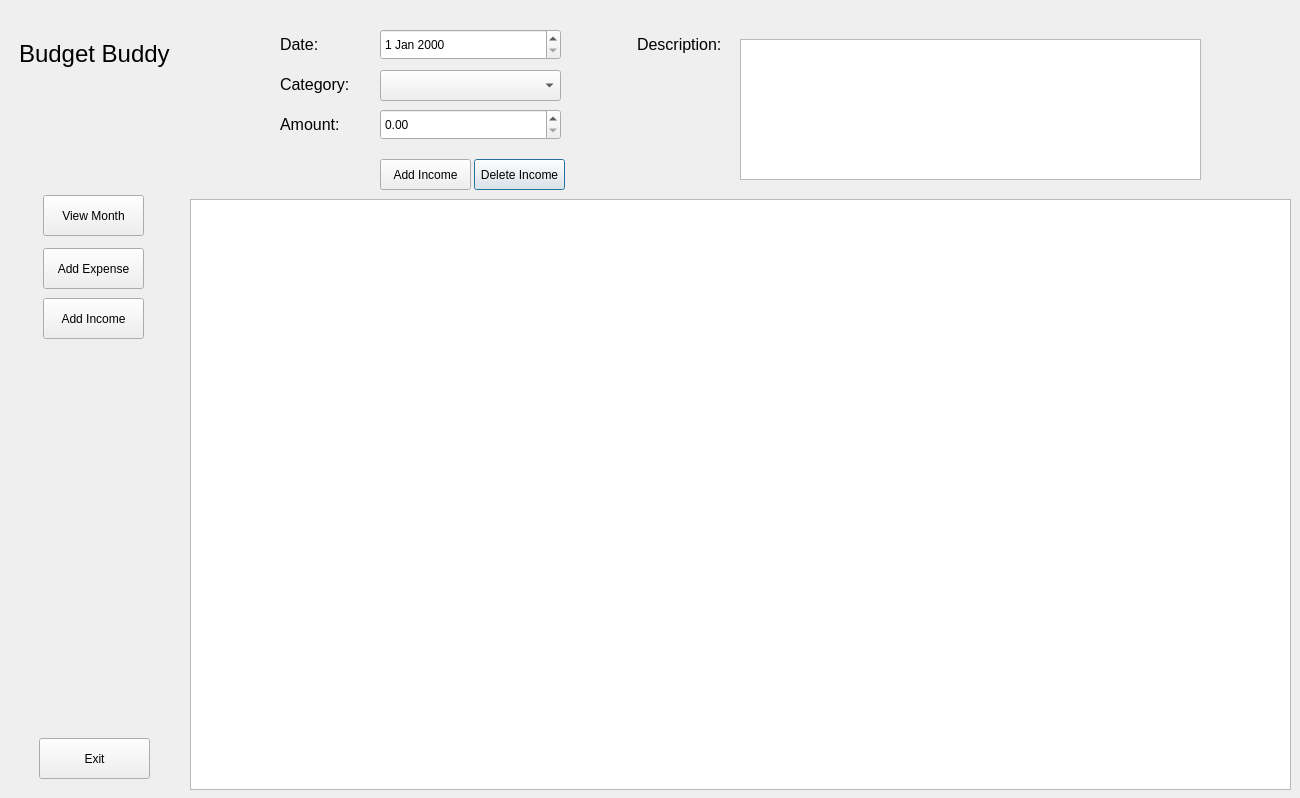
<?xml version="1.0" encoding="UTF-8"?>
<ui version="4.0">
 <class>Dialog</class>
 <widget class="QDialog" name="Dialog">
  <property name="geometry">
   <rect>
    <x>0</x>
    <y>0</y>
    <width>1300</width>
    <height>798</height>
   </rect>
  </property>
  <property name="windowTitle">
   <string>Dialog</string>
  </property>
  <widget class="QTableWidget" name="tableWidget">
   <property name="geometry">
    <rect>
     <x>190</x>
     <y>199</y>
     <width>1101</width>
     <height>591</height>
    </rect>
   </property>
  </widget>
  <widget class="QPushButton" name="deleteIncome">
   <property name="geometry">
    <rect>
     <x>474</x>
     <y>159</y>
     <width>91</width>
     <height>31</height>
    </rect>
   </property>
   <property name="text">
    <string>Delete Income</string>
   </property>
  </widget>
  <widget class="QLabel" name="label_2">
   <property name="geometry">
    <rect>
     <x>280</x>
     <y>29</y>
     <width>81</width>
     <height>31</height>
    </rect>
   </property>
   <property name="font">
    <font>
     <pointsize>12</pointsize>
    </font>
   </property>
   <property name="text">
    <string>Date:</string>
   </property>
  </widget>
  <widget class="QPushButton" name="addIncome">
   <property name="geometry">
    <rect>
     <x>380</x>
     <y>159</y>
     <width>91</width>
     <height>31</height>
    </rect>
   </property>
   <property name="text">
    <string>Add Income</string>
   </property>
  </widget>
  <widget class="QWidget" name="widget" native="true">
   <property name="geometry">
    <rect>
     <x>9</x>
     <y>8</y>
     <width>171</width>
     <height>781</height>
    </rect>
   </property>
   <widget class="QLabel" name="label">
    <property name="geometry">
     <rect>
      <x>10</x>
      <y>20</y>
      <width>151</width>
      <height>51</height>
     </rect>
    </property>
    <property name="font">
     <font>
      <pointsize>18</pointsize>
     </font>
    </property>
    <property name="text">
     <string>Budget Buddy</string>
    </property>
   </widget>
   <widget class="QWidget" name="widget_3" native="true">
    <property name="geometry">
     <rect>
      <x>10</x>
      <y>180</y>
      <width>151</width>
      <height>591</height>
     </rect>
    </property>
    <widget class="QPushButton" name="monthlyView">
     <property name="geometry">
      <rect>
       <x>24</x>
       <y>7</y>
       <width>101</width>
       <height>41</height>
      </rect>
     </property>
     <property name="text">
      <string>View Month</string>
     </property>
    </widget>
    <widget class="QPushButton" name="addExpenseView">
     <property name="geometry">
      <rect>
       <x>24</x>
       <y>60</y>
       <width>101</width>
       <height>41</height>
      </rect>
     </property>
     <property name="text">
      <string>Add Expense</string>
     </property>
    </widget>
    <widget class="QPushButton" name="addIncomeView">
     <property name="geometry">
      <rect>
       <x>24</x>
       <y>110</y>
       <width>101</width>
       <height>41</height>
      </rect>
     </property>
     <property name="text">
      <string>Add Income</string>
     </property>
    </widget>
    <widget class="QPushButton" name="pushButton_4">
     <property name="geometry">
      <rect>
       <x>20</x>
       <y>550</y>
       <width>111</width>
       <height>41</height>
      </rect>
     </property>
     <property name="text">
      <string>Exit</string>
     </property>
    </widget>
   </widget>
  </widget>
  <widget class="QLabel" name="label_4">
   <property name="geometry">
    <rect>
     <x>280</x>
     <y>109</y>
     <width>81</width>
     <height>31</height>
    </rect>
   </property>
   <property name="font">
    <font>
     <pointsize>12</pointsize>
    </font>
   </property>
   <property name="text">
    <string>Amount:</string>
   </property>
  </widget>
  <widget class="QPlainTextEdit" name="description">
   <property name="geometry">
    <rect>
     <x>740</x>
     <y>39</y>
     <width>461</width>
     <height>141</height>
    </rect>
   </property>
  </widget>
  <widget class="QLabel" name="label_5">
   <property name="geometry">
    <rect>
     <x>637</x>
     <y>29</y>
     <width>101</width>
     <height>31</height>
    </rect>
   </property>
   <property name="font">
    <font>
     <pointsize>12</pointsize>
    </font>
   </property>
   <property name="text">
    <string>Description:</string>
   </property>
  </widget>
  <widget class="QDateEdit" name="date_box">
   <property name="geometry">
    <rect>
     <x>380</x>
     <y>29</y>
     <width>181</width>
     <height>31</height>
    </rect>
   </property>
  </widget>
  <widget class="QLabel" name="label_3">
   <property name="geometry">
    <rect>
     <x>280</x>
     <y>69</y>
     <width>81</width>
     <height>31</height>
    </rect>
   </property>
   <property name="font">
    <font>
     <pointsize>12</pointsize>
    </font>
   </property>
   <property name="text">
    <string>Category:</string>
   </property>
  </widget>
  <widget class="QDoubleSpinBox" name="amount">
   <property name="geometry">
    <rect>
     <x>380</x>
     <y>109</y>
     <width>181</width>
     <height>31</height>
    </rect>
   </property>
  </widget>
  <widget class="QComboBox" name="dropdown">
   <property name="geometry">
    <rect>
     <x>380</x>
     <y>70</y>
     <width>181</width>
     <height>31</height>
    </rect>
   </property>
   <property name="placeholderText">
    <string>--Select Option--</string>
   </property>
   <item>
    <property name="text">
     <string/>
    </property>
   </item>
   <item>
    <property name="text">
     <string>Paycheck</string>
    </property>
   </item>
   <item>
    <property name="text">
     <string>Freelance</string>
    </property>
   </item>
   <item>
    <property name="text">
     <string>Capital Gains</string>
    </property>
   </item>
   <item>
    <property name="text">
     <string>Investments</string>
    </property>
   </item>
   <item>
    <property name="text">
     <string>Other</string>
    </property>
   </item>
  </widget>
 </widget>
 <resources/>
 <connections/>
</ui>
